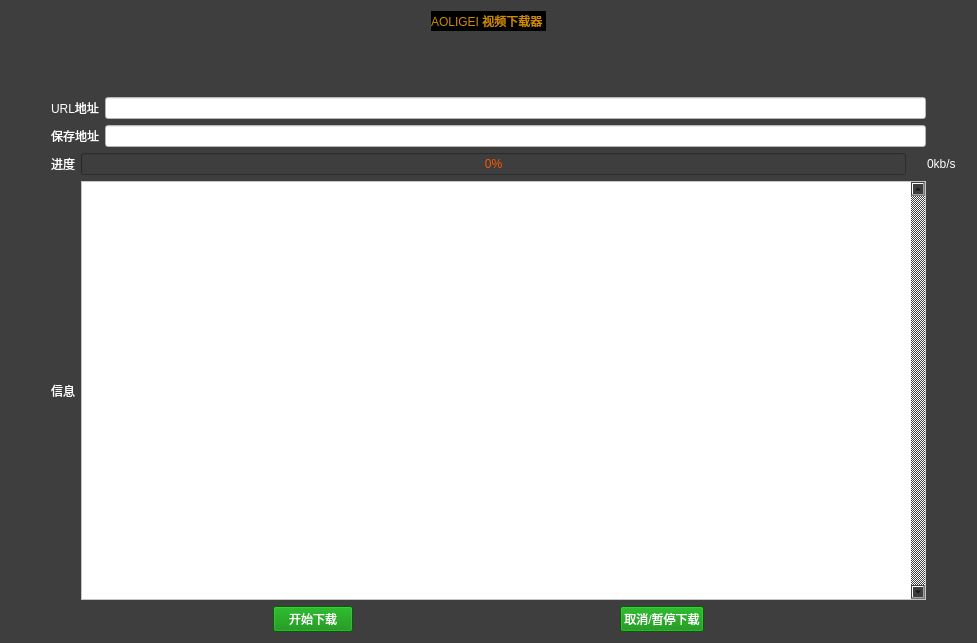
<?xml version="1.0" encoding="UTF-8"?>
<ui version="4.0">
 <class>VideoDownloadForBP</class>
 <widget class="QWidget" name="VideoDownloadForBP">
  <property name="geometry">
   <rect>
    <x>0</x>
    <y>0</y>
    <width>977</width>
    <height>643</height>
   </rect>
  </property>
  <property name="windowTitle">
   <string>Form</string>
  </property>
  <property name="styleSheet">
   <string notr="true">background-color: rgb(62, 62, 62);</string>
  </property>
  <layout class="QVBoxLayout" name="verticalLayout">
   <item>
    <layout class="QHBoxLayout" name="horizontalLayout">
     <item>
      <spacer name="horizontalSpacer">
       <property name="orientation">
        <enum>Qt::Horizontal</enum>
       </property>
       <property name="sizeHint" stdset="0">
        <size>
         <width>40</width>
         <height>20</height>
        </size>
       </property>
      </spacer>
     </item>
     <item>
      <widget class="QLabel" name="title_label">
       <property name="styleSheet">
        <string notr="true">font: 24pt &quot;华文琥珀&quot;;
color: rgb(209, 139, 0);
background-color: rgb(0, 0, 0);</string>
       </property>
       <property name="text">
        <string>AOLIGEI 视频下载器 </string>
       </property>
      </widget>
     </item>
     <item>
      <spacer name="horizontalSpacer_2">
       <property name="orientation">
        <enum>Qt::Horizontal</enum>
       </property>
       <property name="sizeHint" stdset="0">
        <size>
         <width>40</width>
         <height>20</height>
        </size>
       </property>
      </spacer>
     </item>
    </layout>
   </item>
   <item>
    <widget class="QLabel" name="logo_label">
     <property name="sizePolicy">
      <sizepolicy hsizetype="Expanding" vsizetype="Fixed">
       <horstretch>0</horstretch>
       <verstretch>0</verstretch>
      </sizepolicy>
     </property>
     <property name="maximumSize">
      <size>
       <width>16777215</width>
       <height>100</height>
      </size>
     </property>
     <property name="text">
      <string/>
     </property>
     <property name="pixmap">
      <pixmap>C:/Users/xiaojunhao/Desktop/leiyi.png</pixmap>
     </property>
     <property name="scaledContents">
      <bool>true</bool>
     </property>
    </widget>
   </item>
   <item>
    <spacer name="verticalSpacer">
     <property name="orientation">
      <enum>Qt::Vertical</enum>
     </property>
     <property name="sizeType">
      <enum>QSizePolicy::Fixed</enum>
     </property>
     <property name="sizeHint" stdset="0">
      <size>
       <width>20</width>
       <height>40</height>
      </size>
     </property>
    </spacer>
   </item>
   <item>
    <layout class="QHBoxLayout" name="horizontalLayout_10">
     <item>
      <spacer name="horizontalSpacer_9">
       <property name="orientation">
        <enum>Qt::Horizontal</enum>
       </property>
       <property name="sizeType">
        <enum>QSizePolicy::Fixed</enum>
       </property>
       <property name="sizeHint" stdset="0">
        <size>
         <width>40</width>
         <height>20</height>
        </size>
       </property>
      </spacer>
     </item>
     <item>
      <layout class="QHBoxLayout" name="horizontalLayout_2">
       <item>
        <widget class="QLabel" name="label_2">
         <property name="styleSheet">
          <string notr="true">color: rgb(255, 255, 255);</string>
         </property>
         <property name="text">
          <string>URL地址</string>
         </property>
        </widget>
       </item>
       <item>
        <widget class="QLineEdit" name="url_input">
         <property name="styleSheet">
          <string notr="true">background-color: rgb(255, 255, 255);</string>
         </property>
        </widget>
       </item>
      </layout>
     </item>
     <item>
      <spacer name="horizontalSpacer_10">
       <property name="orientation">
        <enum>Qt::Horizontal</enum>
       </property>
       <property name="sizeType">
        <enum>QSizePolicy::Fixed</enum>
       </property>
       <property name="sizeHint" stdset="0">
        <size>
         <width>40</width>
         <height>20</height>
        </size>
       </property>
      </spacer>
     </item>
    </layout>
   </item>
   <item>
    <layout class="QHBoxLayout" name="horizontalLayout_9">
     <item>
      <spacer name="horizontalSpacer_8">
       <property name="orientation">
        <enum>Qt::Horizontal</enum>
       </property>
       <property name="sizeType">
        <enum>QSizePolicy::Fixed</enum>
       </property>
       <property name="sizeHint" stdset="0">
        <size>
         <width>40</width>
         <height>20</height>
        </size>
       </property>
      </spacer>
     </item>
     <item>
      <layout class="QHBoxLayout" name="horizontalLayout_3">
       <item>
        <widget class="QLabel" name="label_5">
         <property name="styleSheet">
          <string notr="true">color: rgb(255, 255, 255);</string>
         </property>
         <property name="text">
          <string>保存地址</string>
         </property>
        </widget>
       </item>
       <item>
        <widget class="QLineEdit" name="save_path_input">
         <property name="styleSheet">
          <string notr="true">background-color: rgb(255, 255, 255);</string>
         </property>
        </widget>
       </item>
      </layout>
     </item>
     <item>
      <spacer name="horizontalSpacer_11">
       <property name="orientation">
        <enum>Qt::Horizontal</enum>
       </property>
       <property name="sizeType">
        <enum>QSizePolicy::Fixed</enum>
       </property>
       <property name="sizeHint" stdset="0">
        <size>
         <width>40</width>
         <height>20</height>
        </size>
       </property>
      </spacer>
     </item>
    </layout>
   </item>
   <item>
    <layout class="QHBoxLayout" name="horizontalLayout_11">
     <item>
      <layout class="QHBoxLayout" name="horizontalLayout_8">
       <item>
        <spacer name="horizontalSpacer_7">
         <property name="orientation">
          <enum>Qt::Horizontal</enum>
         </property>
         <property name="sizeType">
          <enum>QSizePolicy::Fixed</enum>
         </property>
         <property name="sizeHint" stdset="0">
          <size>
           <width>40</width>
           <height>20</height>
          </size>
         </property>
        </spacer>
       </item>
       <item>
        <layout class="QHBoxLayout" name="horizontalLayout_4">
         <item>
          <widget class="QLabel" name="label_3">
           <property name="styleSheet">
            <string notr="true">color: rgb(255, 255, 255);</string>
           </property>
           <property name="text">
            <string>进度</string>
           </property>
          </widget>
         </item>
         <item>
          <widget class="QProgressBar" name="progressBar">
           <property name="styleSheet">
            <string notr="true">color: rgb(255, 85, 0);</string>
           </property>
           <property name="value">
            <number>0</number>
           </property>
          </widget>
         </item>
        </layout>
       </item>
       <item>
        <spacer name="horizontalSpacer_6">
         <property name="orientation">
          <enum>Qt::Horizontal</enum>
         </property>
         <property name="sizeType">
          <enum>QSizePolicy::Fixed</enum>
         </property>
         <property name="sizeHint" stdset="0">
          <size>
           <width>15</width>
           <height>20</height>
          </size>
         </property>
        </spacer>
       </item>
      </layout>
     </item>
     <item>
      <widget class="QLabel" name="speed_label">
       <property name="styleSheet">
        <string notr="true">color: rgb(255, 255, 255);</string>
       </property>
       <property name="text">
        <string>0kb/s</string>
       </property>
      </widget>
     </item>
     <item>
      <spacer name="horizontalSpacer_14">
       <property name="orientation">
        <enum>Qt::Horizontal</enum>
       </property>
       <property name="sizeType">
        <enum>QSizePolicy::Fixed</enum>
       </property>
       <property name="sizeHint" stdset="0">
        <size>
         <width>10</width>
         <height>20</height>
        </size>
       </property>
      </spacer>
     </item>
    </layout>
   </item>
   <item>
    <layout class="QHBoxLayout" name="horizontalLayout_7">
     <item>
      <spacer name="horizontalSpacer_12">
       <property name="orientation">
        <enum>Qt::Horizontal</enum>
       </property>
       <property name="sizeType">
        <enum>QSizePolicy::Fixed</enum>
       </property>
       <property name="sizeHint" stdset="0">
        <size>
         <width>40</width>
         <height>20</height>
        </size>
       </property>
      </spacer>
     </item>
     <item>
      <layout class="QHBoxLayout" name="horizontalLayout_5">
       <item>
        <widget class="QLabel" name="label_4">
         <property name="styleSheet">
          <string notr="true">color: rgb(255, 255, 255);</string>
         </property>
         <property name="text">
          <string>信息</string>
         </property>
        </widget>
       </item>
       <item>
        <widget class="QTextEdit" name="data_display_view">
         <property name="enabled">
          <bool>true</bool>
         </property>
         <property name="styleSheet">
          <string notr="true">background-color: rgb(255, 255, 255);</string>
         </property>
         <property name="verticalScrollBarPolicy">
          <enum>Qt::ScrollBarAlwaysOn</enum>
         </property>
         <property name="sizeAdjustPolicy">
          <enum>QAbstractScrollArea::AdjustIgnored</enum>
         </property>
         <property name="readOnly">
          <bool>true</bool>
         </property>
         <property name="html">
          <string>&lt;!DOCTYPE HTML PUBLIC &quot;-//W3C//DTD HTML 4.0//EN&quot; &quot;http://www.w3.org/TR/REC-html40/strict.dtd&quot;&gt;
&lt;html&gt;&lt;head&gt;&lt;meta name=&quot;qrichtext&quot; content=&quot;1&quot; /&gt;&lt;style type=&quot;text/css&quot;&gt;
p, li { white-space: pre-wrap; }
&lt;/style&gt;&lt;/head&gt;&lt;body style=&quot; font-family:'SimSun'; font-size:9pt; font-weight:400; font-style:normal;&quot;&gt;
&lt;p style=&quot;-qt-paragraph-type:empty; margin-top:0px; margin-bottom:0px; margin-left:0px; margin-right:0px; -qt-block-indent:0; text-indent:0px;&quot;&gt;&lt;br /&gt;&lt;/p&gt;&lt;/body&gt;&lt;/html&gt;</string>
         </property>
        </widget>
       </item>
      </layout>
     </item>
     <item>
      <spacer name="horizontalSpacer_13">
       <property name="orientation">
        <enum>Qt::Horizontal</enum>
       </property>
       <property name="sizeType">
        <enum>QSizePolicy::Fixed</enum>
       </property>
       <property name="sizeHint" stdset="0">
        <size>
         <width>40</width>
         <height>20</height>
        </size>
       </property>
      </spacer>
     </item>
    </layout>
   </item>
   <item>
    <layout class="QHBoxLayout" name="horizontalLayout_6">
     <item>
      <spacer name="horizontalSpacer_3">
       <property name="orientation">
        <enum>Qt::Horizontal</enum>
       </property>
       <property name="sizeHint" stdset="0">
        <size>
         <width>40</width>
         <height>20</height>
        </size>
       </property>
      </spacer>
     </item>
     <item>
      <widget class="QPushButton" name="download_bt">
       <property name="styleSheet">
        <string notr="true">color: rgb(255, 255, 255);
background-color: rgb(0, 136, 0);</string>
       </property>
       <property name="text">
        <string>开始下载</string>
       </property>
      </widget>
     </item>
     <item>
      <spacer name="horizontalSpacer_4">
       <property name="orientation">
        <enum>Qt::Horizontal</enum>
       </property>
       <property name="sizeHint" stdset="0">
        <size>
         <width>40</width>
         <height>20</height>
        </size>
       </property>
      </spacer>
     </item>
     <item>
      <widget class="QPushButton" name="cancel_bt">
       <property name="styleSheet">
        <string notr="true">color: rgb(255, 255, 255);
background-color: rgb(0, 136, 0);</string>
       </property>
       <property name="text">
        <string>取消/暂停下载</string>
       </property>
      </widget>
     </item>
     <item>
      <spacer name="horizontalSpacer_5">
       <property name="orientation">
        <enum>Qt::Horizontal</enum>
       </property>
       <property name="sizeHint" stdset="0">
        <size>
         <width>40</width>
         <height>20</height>
        </size>
       </property>
      </spacer>
     </item>
    </layout>
   </item>
  </layout>
 </widget>
 <resources/>
 <connections/>
</ui>
